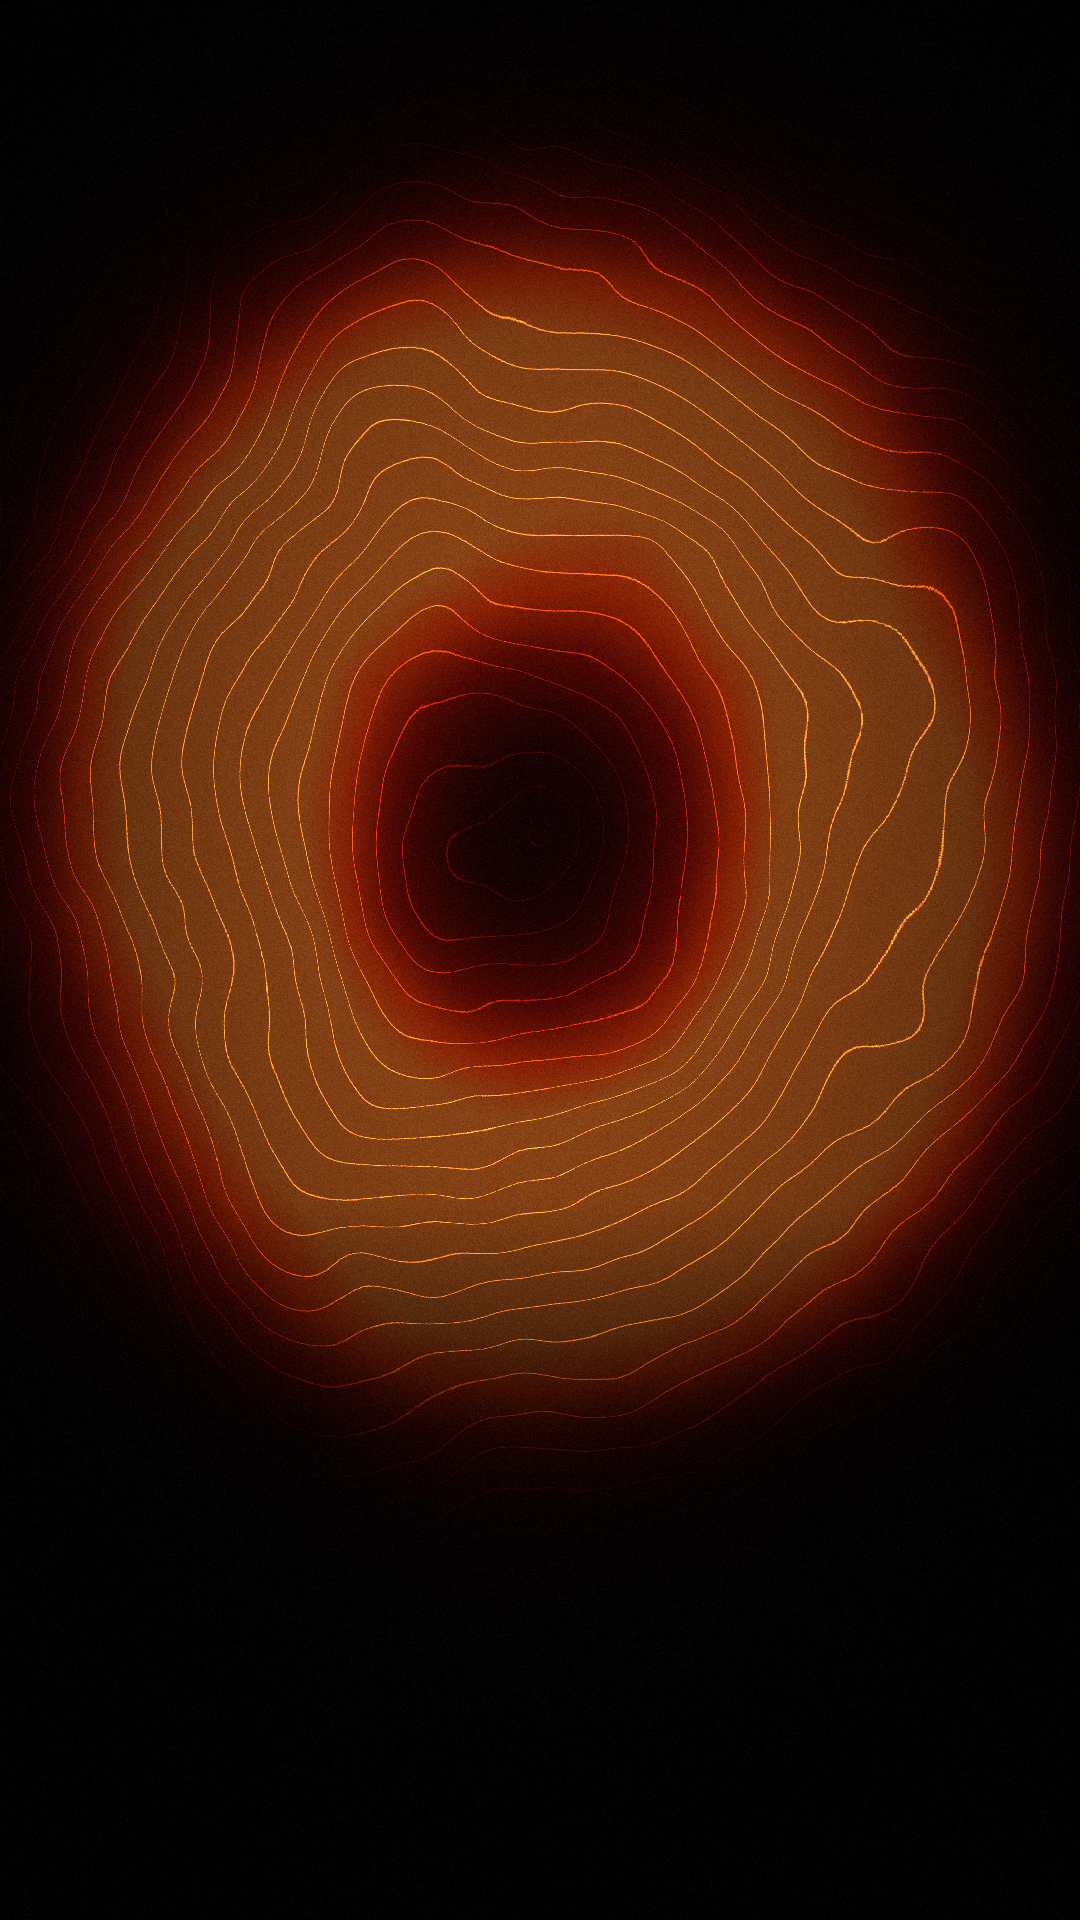

The Python source for this figure:
import numpy as np
from PIL import Image, ImageFilter
W,H=1080,1920
S=1.08; RW,RH=1080*S,1350*S
rng=np.random.default_rng(2410)
def fbm(oct=5,base=3):
    out=np.zeros((H,W),np.float32); amp=1; tot=0
    for o in range(oct):
        n=base*2**o
        g=rng.random((int(n*H/W)+2,n+2)).astype(np.float32)
        im=Image.fromarray((g*255).astype(np.uint8)).resize((W,H),Image.BICUBIC)
        out+=amp*np.asarray(im,np.float32)/255; tot+=amp; amp*=0.5
    return out/tot
yy,xx=np.mgrid[0:H,0:W].astype(np.float32)
cx,cy=540,828
dx=(xx-cx)/RW; dy=(yy-cy)/RH*1.05
d=np.sqrt(dx**2+dy**2)
n1=fbm(5,2); n2=fbm(4,3)
f=d+0.10*(n1-0.5)+0.035*np.sin(xx/W*9+n2*4)   # warped distance = isotherms
# heat: hot ring close to subject, cooling outward
heat=np.exp(-((d-0.29)/0.17)**2)*1.0+0.18*np.exp(-(d/0.8)**2)
heat*=0.75+0.5*n1
heat=np.clip(heat,0,1.2)
# palette: black -> oxblood -> red -> orange -> amber
stops=np.array([[0.02,0.005,0.005],[0.18,0.02,0.015],[0.55,0.06,0.02],[1.0,0.27,0.04],[1.0,0.56,0.20]])
xs=np.linspace(0,1,len(stops))
h=np.clip(heat,0,1)
base=np.stack([np.interp(h**1.3,xs,stops[:,c]) for c in range(3)],-1)*0.38
# contour lines
N=40
ph=np.abs(((f*N)%1.0)-0.5)*2          # 0 at line
w=0.055
line=np.clip(1-ph/w,0,1)**1.5
lc=np.stack([np.interp(np.clip(h*1.1,0,1),xs,stops[:,c]) for c in range(3)],-1)
img=base+line[...,None]*lc*(0.25+1.1*h[...,None]**1.2)
img[...,1]*=0.88; img[...,2]*=0.8
# soft bloom
bl=np.asarray(Image.fromarray((np.clip(img,0,1)*255).astype(np.uint8)).filter(ImageFilter.GaussianBlur(14)),np.float32)/255
img=img+bl*0.45
# vignette + bottom fall-off for info block
v=np.clip(1-0.9*((dx*1.2)**2+(((yy-cy)/RH)*0.9)**2)*1.6,0.15,1)
img*=v[...,None]
t=np.clip((yy-1200)/234,0,1); img*=(1-0.6*t)[...,None]
tp=np.clip((300-yy)/300,0,1); img*=(1-0.5*tp)[...,None]
# grain
img+=rng.normal(0,0.028,(H,W,1)).astype(np.float32)*(0.5+img.mean(-1,keepdims=True))
Image.fromarray((np.clip(img,0,1)*255).astype(np.uint8)).save('bg_thermal_story.png')
